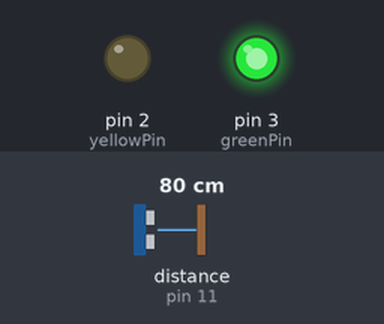
This sketch was run on a simulated Arduino Uno, built with avr-gcc and run on an emulated ATmega328P. On the bench: output pins drawn as LEDs (lit = HIGH). Wiring (inferred from the names in the program): ultrasonic range finder: trigger pin 10; echo pin 11. The test bench sets the inputs (shaded band); at power-on: distance to the obstacle (sensor on pin 11) 80 cm. The echo pulse lasts 58.3 µs per cm; pins used as bus, display or sensor lines are not drawn.

Above: at 1.3 s.
1.4 s: distance to the obstacle (sensor on pin 11) set to 17 cm
2.9 s: distance to the obstacle (sensor on pin 11) set to 13 cm
At 3.7 s:
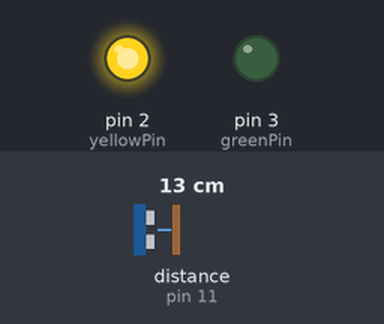
4.5 s: distance to the obstacle (sensor on pin 11) set to 9 cm
At 5.0 s:
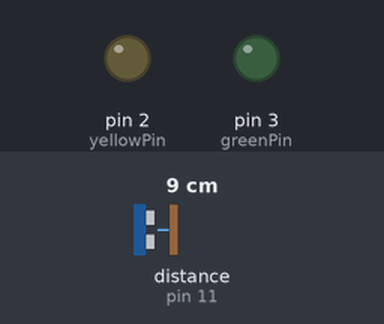
6.0 s: distance to the obstacle (sensor on pin 11) set to 18 cm
At 6.3 s:
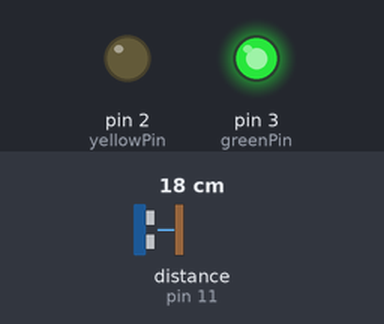
7.5 s: distance to the obstacle (sensor on pin 11) set to 2 cm
At 8.8 s:
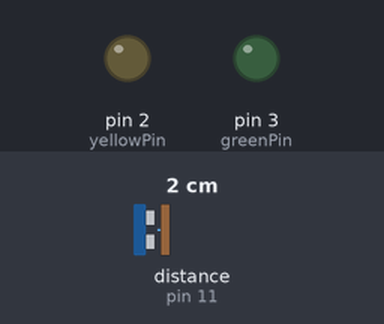
Timing chart, 0 to 10.0 s (numbered marks = the images above; inputs shaded):
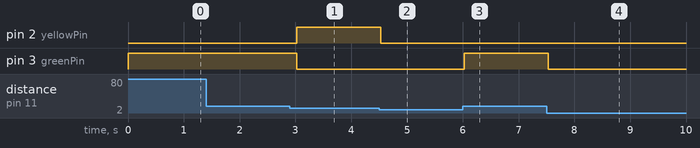

Measured:
- the behaviour switches between 16 and 15 cm on distance to the obstacle (sensor on pin 11) (found by bisection; images 0 and 1)
- the behaviour switches between 11 and 10 cm on distance to the obstacle (sensor on pin 11) (found by bisection; images 1 and 2)
- after the input at 2.9 s, pin 2 (yellowPin): LOW → HIGH after 0.12 s; pin 3 (greenPin): HIGH → LOW after 0.12 s
- after the input at 4.5 s, pin 2 (yellowPin): HIGH → LOW at once
- after the input at 6.0 s, pin 3 (greenPin): LOW → HIGH at once
- after the input at 7.5 s, pin 3 (greenPin): HIGH → LOW at once

The sketch:

distancesensor_ctrl_led.ino
```cpp
// pin number -- start
// dm453 trig, echo
const int trigPin = 10;
const int echoPin = 11;

//green, yellow, red led pin
const int greenPin = 3;
const int yellowPin = 2;
const int redPin = 1;

// pin number -- end

float duration, distance;

//setup
void setup() {
  pinMode(trigPin, OUTPUT);
  pinMode(echoPin, INPUT);
  pinMode(greenPin, OUTPUT);
  pinMode(yellowPin, OUTPUT);
  pinMode(redPin, OUTPUT);
  Serial.begin(9600);
}

void loop() {
  digitalWrite(trigPin, LOW);
  delayMicroseconds(2);
  digitalWrite(trigPin, HIGH);
  delayMicroseconds(10);
  digitalWrite(trigPin, LOW);

  duration = pulseIn(echoPin, HIGH);
  distance = (duration * .0343) / 2;

  //distance standard, low than 10 = RED, 10 ~ 15 = yellow, over the 15 = green
  digitalWrite(greenPin, LOW);
  digitalWrite(yellowPin, LOW);
  digitalWrite(redPin, LOW);
  if (distance < 10) {
    digitalWrite(redPin, HIGH);
  } else if (10 <= distance && distance < 15) {
    digitalWrite(yellowPin, HIGH);
  } else {
    digitalWrite(greenPin, HIGH);
  }

  delay(500);
}


/*
void setup() {
  // initialize digital pin LED_BUILTIN as an output.
  pinMode(LED_BUILTIN, OUTPUT);
}

// the loop function runs over and over again forever
void loop() {
  digitalWrite(LED_BUILTIN, HIGH);  // turn the LED on (HIGH is the voltage level)
  delay(1000);                      // wait for a second
  digitalWrite(LED_BUILTIN, LOW);   // turn the LED off by making the voltage LOW
  delay(1000);                      // wait for a second
}


*/
```
